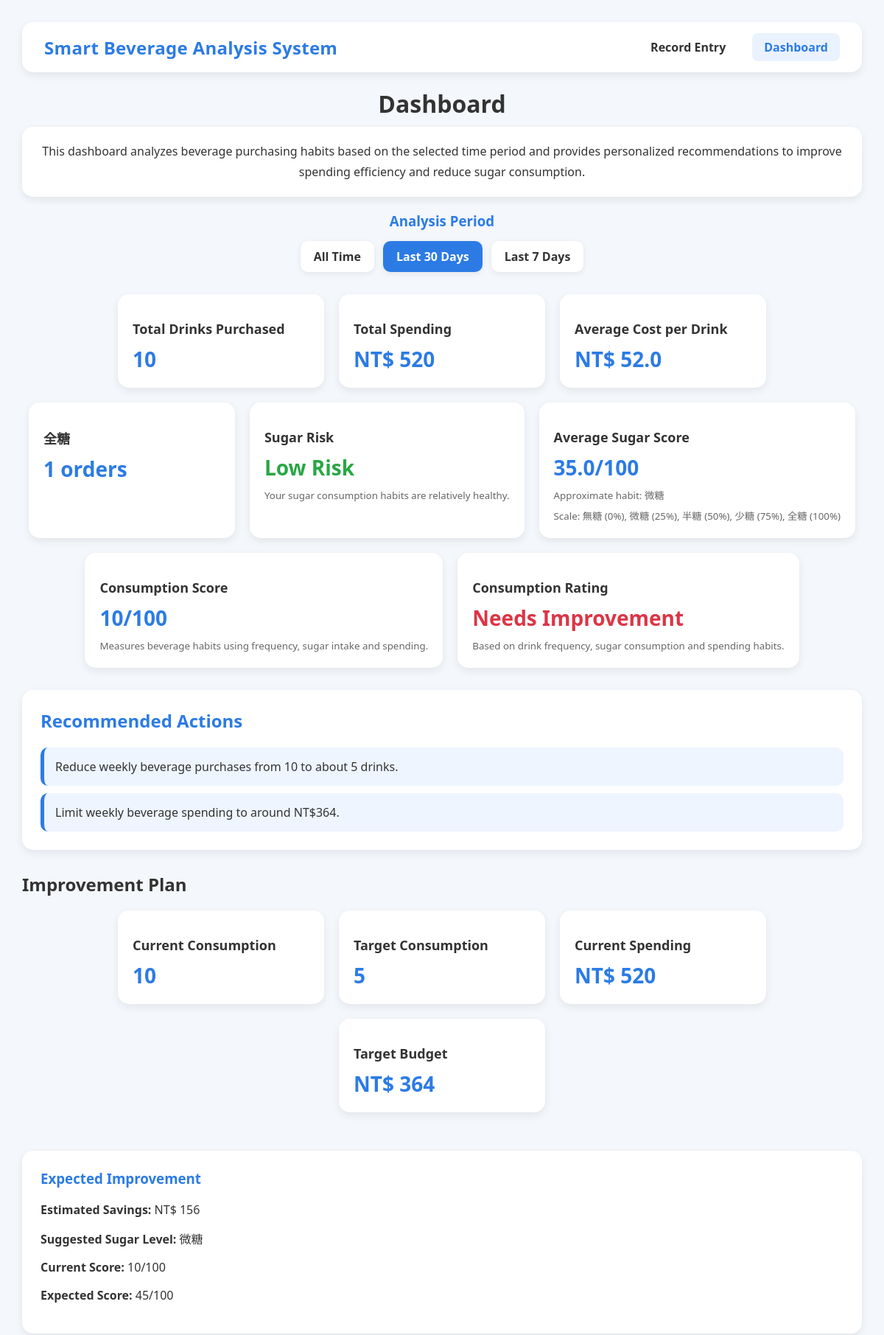
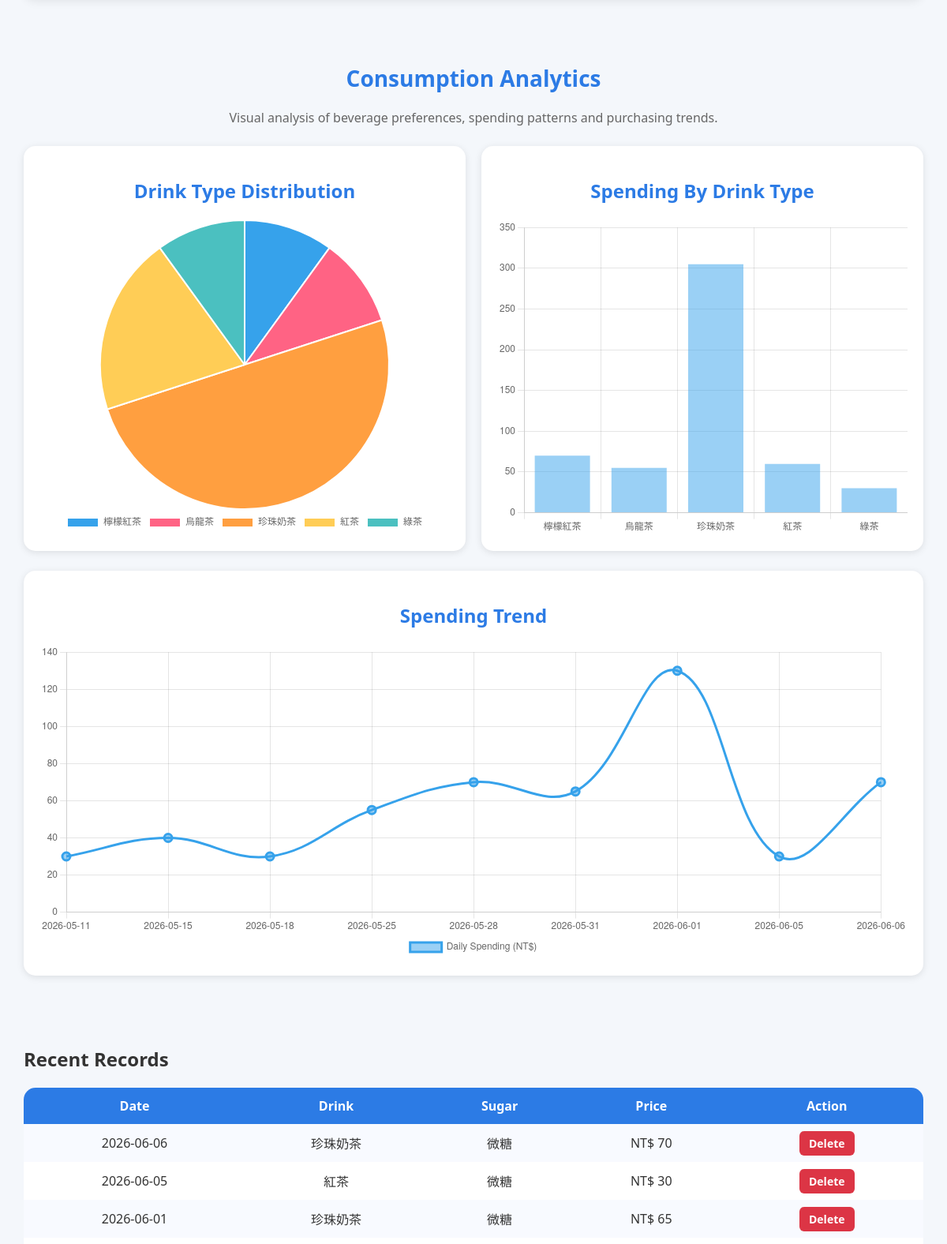
Page /dashboard?period=30 (upper part) on the committed database (2 pictures, top to bottom).
### tables this page shows
CREATE TABLE drinks (
    id INTEGER PRIMARY KEY AUTOINCREMENT,
    date TEXT,
    drink TEXT,
    sugar TEXT,
    price INTEGER
);

### app.py (the view, shortened to what this page needs)
@app.route('/dashboard')
def dashboard():
    conn = sqlite3.connect("database.db")
    cursor = conn.cursor()
    period = request.args.get("period", "all")
    today = datetime.today()
    if period == "7":
        start_date = (
            today - timedelta(days=7)
        ).strftime("%Y-%m-%d")
    elif period == "30":
        start_date = (
            today - timedelta(days=30)
        ).strftime("%Y-%m-%d")
    else:
        start_date = None
    filter_clause = ""
    filter_params = ()
    if start_date:
        filter_clause = "WHERE date >= ?"
        filter_params = (start_date,)
    if start_date:
        cursor.execute("""
        SELECT COUNT(*)
        FROM drinks
        WHERE date >= ?
        """, (start_date,))
    else:
        cursor.execute("""
        SELECT COUNT(*)
        FROM drinks
        """)
    total_drinks = cursor.fetchone()[0]
    cursor.execute(
        f"""
        SELECT SUM(price)
        FROM drinks
        {filter_clause}
        """,
        filter_params
    )
    total_spending = cursor.fetchone()[0]
    if total_spending is None:
        total_spending = 0
    cursor.execute(
        f"""
        SELECT AVG(price)
        FROM drinks
        {filter_clause}
        """,
        filter_params
    )
    average_cost = cursor.fetchone()[0]
    if average_cost is None:
        average_cost = 0
    if start_date:
        cursor.execute("""
        SELECT COUNT(*)
        FROM drinks
        WHERE sugar='全糖'
        AND date >= ?
        """, (start_date,))
    else:
        cursor.execute("""
        SELECT COUNT(*)
        FROM drinks
        WHERE sugar='全糖'
        """)
    full_sugar_count = cursor.fetchone()[0]
    cursor.execute(
        f"""
        SELECT sugar
        FROM drinks
        {filter_clause}
        """,
        filter_params
    )
    sugar_records = cursor.fetchall()
    sugar_score_map = {
    "全糖": 100,
    "少糖": 75,
    "半糖": 50,
    "微糖": 25,
    "無糖": 0
    }
    total_sugar_score = 0
    for row in sugar_records:
        total_sugar_score += sugar_score_map.get(row[0], 0)
    if len(sugar_records) > 0:
        average_sugar_score = round(
            total_sugar_score / len(sugar_records),
            1
        )
    else:
        average_sugar_score = 0
    if average_sugar_score >= 70:
        sugar_risk = "High Risk"
    elif average_sugar_score >= 40:
        sugar_risk = "Moderate Risk"
    else:
        sugar_risk = "Low Risk"
    if average_sugar_score >= 87:
        sugar_level_text = "全糖"
    elif average_sugar_score >= 62:
        sugar_level_text = "少糖"
    elif average_sugar_score >= 37:
        sugar_level_text = "半糖"
    elif average_sugar_score >= 12:
        sugar_level_text = "微糖"
    else:
        sugar_level_text = "無糖"
    cursor.execute("""
    SELECT id, date, drink, sugar, price
    FROM drinks
    ORDER BY id DESC
    LIMIT 20
    """)
    recent_records = cursor.fetchall()
    cursor.execute(
        f"""
        SELECT drink, COUNT(*)
        FROM drinks
        {filter_clause}
        GROUP BY drink
        """,
        filter_params
    )
    drink_counts = cursor.fetchall()
    favorite_drink = "None"
    if len(drink_counts) > 0:
        highest_count = 0
        for row in drink_counts:
            if row[1] > highest_count:
                highest_count = row[1]
                favorite_drink = row[0]
        pie_labels = [row[0] for row in drink_counts]
        pie_values = [row[1] for row in drink_counts]
    cursor.execute(
        f"""
        SELECT drink, SUM(price)
        FROM drinks
        {filter_clause}
        GROUP BY drink
        """,
        filter_params
    )
    drink_spending = cursor.fetchall()
    bar_labels = [row[0] for row in drink_spending]
    bar_values = [row[1] for row in drink_spending]
    cursor.execute(
        f"""
        SELECT date, SUM(price)
        FROM drinks
        {filter_clause}
        GROUP BY date
        ORDER BY date
        """,
        filter_params
    )
    daily_spending = cursor.fetchall()
    line_labels = [row[0] for row in daily_spending]
    line_values = [row[1] for row in daily_spending]
    conn.close()
    drink_penalty = total_drinks * 5
    sugar_penalty = average_sugar_score * 0.4
    spending_penalty = total_spending * 0.05
    consumption_score = round(
        100
        - drink_penalty
        - sugar_penalty
        - spending_penalty
    )
    if consumption_score < 0:
        consumption_score = 0
    if consumption_score >= 80:
        consumption_rating = "Excellent"
    elif consumption_score >= 60:
        consumption_rating = "Good"
    elif consumption_score >= 40:
        consumption_rating = "Fair"
    else:
        consumption_rating = "Needs Improvement"
    if total_drinks > 5:
        recommended_drinks = max(1, round(total_drinks * 0.5))
    else:
        recommended_drinks = total_drinks
    recommended_spending = round(total_spending * 0.7)
    estimated_savings = total_spending - recommended_spending
    if full_sugar_count >= 3:
        recommended_sugar = "半糖"
    elif full_sugar_count >= 1:
        recommended_sugar = "微糖"
    else:
        recommended_sugar = "維持目前糖度"
    recommended_score = consumption_score
    if recommended_drinks < total_drinks:
        recommended_score += 15
    if recommended_sugar != "維持目前糖度":
        recommended_score += 10
    if recommended_spending < total_spending:
        recommended_score += 10
    if recommended_score > 100:
        recommended_score = 100
    recommendation = []
    if total_drinks > 5:
        recommendation.append(
            f"Reduce weekly beverage purchases from {total_drinks} to about {recommended_drinks} drinks."
        )
    if average_sugar_score > 50 and recommended_sugar != "維持目前糖度":
        recommendation.append(
            f"Choose {recommended_sugar} options more often to reduce sugar intake."
        )
    if total_spending > 300:
        recommendation.append(
            f"Limit weekly beverage spending to around NT${recommended_spending}."
        )
    if len(recommendation) == 0:
        recommendation.append(
            "Great job! Keep maintaining healthy habits."
        )
    monthly_spending = total_spending * 4
    return render_template(
    "dashboard.html",
    total_drinks=total_drinks,
    total_spending=total_spending,
    average_cost=round(average_cost, 2),
    full_sugar_count=full_sugar_count,
    consumption_score=consumption_score,
    consumption_rating=consumption_rating,
    recommendation=recommendation,
    recent_records=recent_records,
    pie_labels=pie_labels,
    pie_values=pie_values,
    bar_labels=bar_labels,
    bar_values=bar_values,
    line_labels=line_labels,
    line_values=line_values,
    recommended_drinks=recommended_drinks,
    recommended_spending=recommended_spending,
    estimated_savings=estimated_savings,
    recommended_sugar=recommended_sugar,
    recommended_score=recommended_score,
    average_sugar_score=average_sugar_score,
    sugar_level_text=sugar_level_text,
    sugar_risk=sugar_risk,
    monthly_spending=monthly_spending,
    period=period
)

### templates/dashboard.html (shortened to what this page needs)
<!doctype html>
<html>
  <head>
    <link
      rel="stylesheet"
      href="{{ url_for('static',
          filename='style.css') }}"
    />
  </head>
  <body>
    <header class="navbar">
      <div class="logo">Smart Beverage Analysis System</div>
      <nav>
        <a href="/">Record Entry</a>
        <a href="/dashboard" class="active">Dashboard</a>
      </nav>
    </header>
    <h1>Dashboard</h1>
    <div class="summary-box">
      <p>
        This dashboard analyzes beverage purchasing habits based on the selected
        time period and provides personalized recommendations to improve
        spending efficiency and reduce sugar consumption.
      </p>
    </div>
    <div class="period-section">
      <h3>Analysis Period</h3>
      <div class="period-buttons">
        <a
          href="/dashboard?period=all"
          class="period-btn {% if period == 'all' %}active{% endif %}"
        >
          All Time
        </a>
        <a
          href="/dashboard?period=30"
          class="period-btn {% if period == '30' %}active{% endif %}"
        >
          Last 30 Days
        </a>
        <a
          href="/dashboard?period=7"
          class="period-btn {% if period == '7' %}active{% endif %}"
        >
          Last 7 Days
        </a>
      </div>
    </div>
    <div class="dashboard">
      <div class="card">
        <h2>Total Drinks Purchased</h2>
        <p>{{ total_drinks }}</p>
      </div>
      <div class="card">
        <h2>Total Spending</h2>
        <p>NT$ {{ total_spending }}</p>
      </div>
      <div class="card">
        <h2>Average Cost per Drink</h2>
        <p>NT$ {{ average_cost }}</p>
      </div>
      <div class="card">
        <h2>全糖</h2>
        <p>{{ full_sugar_count }} orders</p>
      </div>
      <div class="card">
        <h2>Sugar Risk</h2>
        <p
          class="{% if sugar_risk == 'Low Risk' %} risk-low {% elif sugar_risk == 'Moderate Risk' %} risk-moderate {% else %} risk-high {% endif %}"
        >
          {{ sugar_risk }}
        </p>
        {% if sugar_risk == "High Risk" %}
        <small>
          High average sugar intake detected. Consider switching to 半糖 or 微糖
          options.
        </small>
        {% elif sugar_risk == "Moderate Risk" %}
        <small>
          Moderate sugar intake. Small reductions may improve your health score.
        </small>
        {% else %}
        <small> Your sugar consumption habits are relatively healthy. </small>
        {% endif %}
      </div>
      <div class="card">
        <h2>Average Sugar Score</h2>
        <p>{{ average_sugar_score }}/100</p>
        <small> Approximate habit: {{ sugar_level_text }} </small>
        <small>
          Scale: 無糖 (0%), 微糖 (25%), 半糖 (50%), 少糖 (75%), 全糖 (100%)
        </small>
      </div>
      <div class="card">
        <h2>Consumption Score</h2>
        <p>{{ consumption_score }}/100</p>
        <small>
          Measures beverage habits using frequency, sugar intake and spending.
        </small>
      </div>
      <div class="card">
        <h2>Consumption Rating</h2>
        <p
          class="{% if consumption_rating == 'Excellent' %} rating-excellent {% elif consumption_rating == 'Good' %} rating-good {% elif consumption_rating == 'Fair' %} rating-fair {% else %} rating-needs {% endif %}"
        >
          {{ consumption_rating }}
        </p>
        <small>
          Based on drink frequency, sugar consumption and spending habits.
        </small>
      </div>
    </div>
    <div class="recommendation">
      <h2>Recommended Actions</h2>
      {% for item in recommendation %}
      <div class="action-card">{{ item }}</div>
      {% endfor %}
    </div>
    <h2>Improvement Plan</h2>
    <div class="dashboard">
      <div class="card">
        <h2>Current Consumption</h2>
        <p>{{ total_drinks }}</p>
      </div>
      <div class="card">
        <h2>Target Consumption</h2>
        <p>{{ recommended_drinks }}</p>
      </div>
      <div class="card">
        <h2>Current Spending</h2>
        <p>NT$ {{ total_spending }}</p>
      </div>
      <div class="card">
        <h2>Target Budget</h2>
        <p>NT$ {{ recommended_spending }}</p>
      </div>
    </div>
    <br />
    <div class="recommendation">
      <h3>Expected Improvement</h3>
      <p><strong>Estimated Savings:</strong> NT$ {{ estimated_savings }}</p>
      <p><strong>Suggested Sugar Level:</strong> {{ recommended_sugar }}</p>
      <p><strong>Current Score:</strong> {{ consumption_score }}/100</p>
      <p><strong>Expected Score:</strong> {{ recommended_score }}/100</p>
    </div>
    <br />
    <h2 class="section-title">Consumption Analytics</h2>
    <p class="analytics-subtitle">
      Visual analysis of beverage preferences, spending patterns and purchasing
      trends.
    </p>
    <div class="chart-grid">
      <div class="chart-card">
        <h2>Drink Type Distribution</h2>
        <canvas id="pieChart"></canvas>
      </div>
      <div class="chart-card">
        <h2>Spending By Drink Type</h2>
        <canvas id="barChart"></canvas>
      </div>
    </div>
    <div class="chart-card">
      <h2>Spending Trend</h2>
      <canvas id="lineChart"></canvas>
    </div>
    <br /><br />
    <h2>Recent Records</h2>
    <table>
      <tr>
        <th>Date</th>
        <th>Drink</th>
        <th>Sugar</th>
        <th>Price</th>
        <th>Action</th>
      </tr>
      {% for row in recent_records %}
      <tr>
        <td>{{ row[1] }}</td>
        <td>{{ row[2] }}</td>
        <td>{{ row[3] }}</td>
        <td>NT$ {{ row[4] }}</td>
        <td>
          <a
            href="/delete/{{ row[0] }}"
            class="delete-btn"
            onclick="return confirm('Delete this record?');"
          >
            Delete
          </a>
        </td>
      </tr>
      {% endfor %}
    </table>
    <br />
    <script>
      window.chartData = {
          pieLabels: {{ pie_labels|tojson }},
          pieValues: {{ pie_values|tojson }},
          barLabels: {{ bar_labels|tojson }},
          barValues: {{ bar_values|tojson }},
          lineLabels: {{ line_labels|tojson }},
          lineValues: {{ line_values|tojson }}
      };
    </script>
  </body>
</html>

### rows in the picture
drinks: date "2026-06-06", drink "珍珠奶茶", sugar "微糖", price "70"
drinks: date "2026-06-05", drink "紅茶", sugar "微糖", price "30"
drinks: date "2026-06-01", drink "珍珠奶茶", sugar "微糖", price "65"

### other values in the picture
{{ total_drinks }} "10"
{{ total_spending }} "520"
{{ average_cost }} "52.0"
{{ full_sugar_count }} "1"
{{ sugar_risk }} "Low Risk"
{{ average_sugar_score }} "35.0"
{{ sugar_level_text }} "微糖"
{{ consumption_score }} "10"
{{ consumption_rating }} "Needs Improvement"
{{ item }} "Reduce weekly beverage purchases from 10 to about 5 drinks." "Limit weekly beverage spending to around NT$364."
{{ recommended_drinks }} "5"
{{ recommended_spending }} "364"
{{ estimated_savings }} "156"
{{ recommended_sugar }} "微糖"
{{ recommended_score }} "45"
